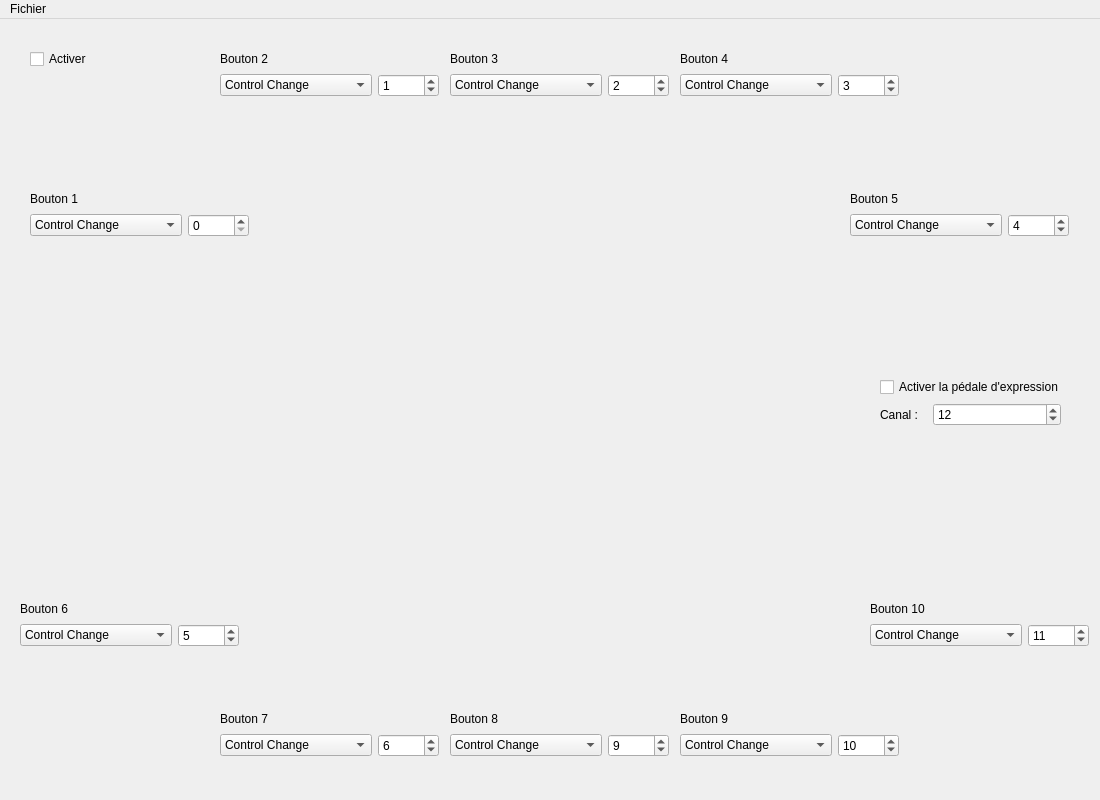
<?xml version="1.0" encoding="UTF-8"?>
<ui version="4.0">
 <class>MainWindow</class>
 <widget class="QMainWindow" name="MainWindow">
  <property name="geometry">
   <rect>
    <x>0</x>
    <y>0</y>
    <width>1100</width>
    <height>800</height>
   </rect>
  </property>
  <property name="windowTitle">
   <string>MainWindow</string>
  </property>
  <widget class="QWidget" name="centralwidget">
   <widget class="QLabel" name="pedalboard_image">
    <property name="geometry">
     <rect>
      <x>150</x>
      <y>90</y>
      <width>800</width>
      <height>590</height>
     </rect>
    </property>
    <property name="text">
     <string/>
    </property>
    <property name="pixmap">
     <pixmap resource="../resources/resources.qrc">:/images/pedalboard.svg</pixmap>
    </property>
    <property name="scaledContents">
     <bool>true</bool>
    </property>
   </widget>
   <widget class="QWidget" name="layoutWidget">
    <property name="geometry">
     <rect>
      <x>880</x>
      <y>357</y>
      <width>181</width>
      <height>51</height>
     </rect>
    </property>
    <layout class="QVBoxLayout" name="expression_pedal_layout_master">
     <property name="spacing">
      <number>5</number>
     </property>
     <item>
      <widget class="QCheckBox" name="checkBox">
       <property name="text">
        <string>Activer la pédale d'expression</string>
       </property>
      </widget>
     </item>
     <item>
      <layout class="QHBoxLayout" name="expresion_pedal_h" stretch="0,0">
       <property name="spacing">
        <number>15</number>
       </property>
       <item>
        <widget class="QLabel" name="channel_label">
         <property name="sizePolicy">
          <sizepolicy hsizetype="Preferred" vsizetype="Preferred">
           <horstretch>0</horstretch>
           <verstretch>0</verstretch>
          </sizepolicy>
         </property>
         <property name="text">
          <string>Canal :</string>
         </property>
        </widget>
       </item>
       <item>
        <widget class="QSpinBox" name="expression_channel">
         <property name="sizePolicy">
          <sizepolicy hsizetype="Minimum" vsizetype="Fixed">
           <horstretch>2</horstretch>
           <verstretch>0</verstretch>
          </sizepolicy>
         </property>
         <property name="maximum">
          <number>32767</number>
         </property>
         <property name="value">
          <number>12</number>
         </property>
        </widget>
       </item>
      </layout>
     </item>
    </layout>
   </widget>
   <widget class="QWidget" name="layoutWidget">
    <property name="geometry">
     <rect>
      <x>30</x>
      <y>170</y>
      <width>219</width>
      <height>48</height>
     </rect>
    </property>
    <layout class="QVBoxLayout" name="button1_layout_master">
     <item>
      <widget class="QLabel" name="button1_label">
       <property name="text">
        <string>Bouton 1</string>
       </property>
      </widget>
     </item>
     <item>
      <layout class="QHBoxLayout" name="button1_layout_h">
       <item>
        <widget class="QComboBox" name="button1_type">
         <property name="sizePolicy">
          <sizepolicy hsizetype="Preferred" vsizetype="Fixed">
           <horstretch>3</horstretch>
           <verstretch>0</verstretch>
          </sizepolicy>
         </property>
         <item>
          <property name="text">
           <string>Control Change</string>
          </property>
         </item>
         <item>
          <property name="text">
           <string>Program Change</string>
          </property>
         </item>
        </widget>
       </item>
       <item>
        <widget class="QSpinBox" name="button1_channel">
         <property name="sizePolicy">
          <sizepolicy hsizetype="Minimum" vsizetype="Fixed">
           <horstretch>1</horstretch>
           <verstretch>0</verstretch>
          </sizepolicy>
         </property>
         <property name="prefix">
          <string/>
         </property>
         <property name="maximum">
          <number>32767</number>
         </property>
        </widget>
       </item>
      </layout>
     </item>
    </layout>
   </widget>
   <widget class="QWidget" name="layoutWidget_2">
    <property name="geometry">
     <rect>
      <x>220</x>
      <y>30</y>
      <width>219</width>
      <height>48</height>
     </rect>
    </property>
    <layout class="QVBoxLayout" name="button2_layout_master">
     <item>
      <widget class="QLabel" name="button2_label">
       <property name="text">
        <string>Bouton 2</string>
       </property>
      </widget>
     </item>
     <item>
      <layout class="QHBoxLayout" name="button2_layout_h">
       <item>
        <widget class="QComboBox" name="button2_type">
         <property name="sizePolicy">
          <sizepolicy hsizetype="Preferred" vsizetype="Fixed">
           <horstretch>3</horstretch>
           <verstretch>0</verstretch>
          </sizepolicy>
         </property>
         <item>
          <property name="text">
           <string>Control Change</string>
          </property>
         </item>
         <item>
          <property name="text">
           <string>Program Change</string>
          </property>
         </item>
        </widget>
       </item>
       <item>
        <widget class="QSpinBox" name="button2_channel">
         <property name="sizePolicy">
          <sizepolicy hsizetype="Minimum" vsizetype="Fixed">
           <horstretch>1</horstretch>
           <verstretch>0</verstretch>
          </sizepolicy>
         </property>
         <property name="prefix">
          <string/>
         </property>
         <property name="maximum">
          <number>32767</number>
         </property>
         <property name="value">
          <number>1</number>
         </property>
        </widget>
       </item>
      </layout>
     </item>
    </layout>
   </widget>
   <widget class="QWidget" name="layoutWidget_3">
    <property name="geometry">
     <rect>
      <x>450</x>
      <y>30</y>
      <width>219</width>
      <height>48</height>
     </rect>
    </property>
    <layout class="QVBoxLayout" name="button3_layout_master">
     <item>
      <widget class="QLabel" name="button3_label">
       <property name="text">
        <string>Bouton 3</string>
       </property>
      </widget>
     </item>
     <item>
      <layout class="QHBoxLayout" name="button3_layout_h">
       <item>
        <widget class="QComboBox" name="button3_type">
         <property name="sizePolicy">
          <sizepolicy hsizetype="Preferred" vsizetype="Fixed">
           <horstretch>3</horstretch>
           <verstretch>0</verstretch>
          </sizepolicy>
         </property>
         <item>
          <property name="text">
           <string>Control Change</string>
          </property>
         </item>
         <item>
          <property name="text">
           <string>Program Change</string>
          </property>
         </item>
        </widget>
       </item>
       <item>
        <widget class="QSpinBox" name="button3_channel">
         <property name="sizePolicy">
          <sizepolicy hsizetype="Minimum" vsizetype="Fixed">
           <horstretch>1</horstretch>
           <verstretch>0</verstretch>
          </sizepolicy>
         </property>
         <property name="prefix">
          <string/>
         </property>
         <property name="maximum">
          <number>32767</number>
         </property>
         <property name="value">
          <number>2</number>
         </property>
        </widget>
       </item>
      </layout>
     </item>
    </layout>
   </widget>
   <widget class="QWidget" name="layoutWidget_4">
    <property name="geometry">
     <rect>
      <x>680</x>
      <y>30</y>
      <width>219</width>
      <height>48</height>
     </rect>
    </property>
    <layout class="QVBoxLayout" name="button4_layout_master">
     <item>
      <widget class="QLabel" name="button4_label">
       <property name="text">
        <string>Bouton 4</string>
       </property>
      </widget>
     </item>
     <item>
      <layout class="QHBoxLayout" name="button4_layout_h">
       <item>
        <widget class="QComboBox" name="button4_type">
         <property name="sizePolicy">
          <sizepolicy hsizetype="Preferred" vsizetype="Fixed">
           <horstretch>3</horstretch>
           <verstretch>0</verstretch>
          </sizepolicy>
         </property>
         <item>
          <property name="text">
           <string>Control Change</string>
          </property>
         </item>
         <item>
          <property name="text">
           <string>Program Change</string>
          </property>
         </item>
        </widget>
       </item>
       <item>
        <widget class="QSpinBox" name="button4_channel">
         <property name="sizePolicy">
          <sizepolicy hsizetype="Minimum" vsizetype="Fixed">
           <horstretch>1</horstretch>
           <verstretch>0</verstretch>
          </sizepolicy>
         </property>
         <property name="prefix">
          <string/>
         </property>
         <property name="maximum">
          <number>32767</number>
         </property>
         <property name="value">
          <number>3</number>
         </property>
        </widget>
       </item>
      </layout>
     </item>
    </layout>
   </widget>
   <widget class="QWidget" name="layoutWidget_5">
    <property name="geometry">
     <rect>
      <x>850</x>
      <y>170</y>
      <width>219</width>
      <height>48</height>
     </rect>
    </property>
    <layout class="QVBoxLayout" name="button5_layout_master">
     <item>
      <widget class="QLabel" name="button5_label">
       <property name="text">
        <string>Bouton 5</string>
       </property>
      </widget>
     </item>
     <item>
      <layout class="QHBoxLayout" name="button5_layout_h">
       <item>
        <widget class="QComboBox" name="button5_type">
         <property name="sizePolicy">
          <sizepolicy hsizetype="Preferred" vsizetype="Fixed">
           <horstretch>3</horstretch>
           <verstretch>0</verstretch>
          </sizepolicy>
         </property>
         <item>
          <property name="text">
           <string>Control Change</string>
          </property>
         </item>
         <item>
          <property name="text">
           <string>Program Change</string>
          </property>
         </item>
        </widget>
       </item>
       <item>
        <widget class="QSpinBox" name="button5_channel">
         <property name="sizePolicy">
          <sizepolicy hsizetype="Minimum" vsizetype="Fixed">
           <horstretch>1</horstretch>
           <verstretch>0</verstretch>
          </sizepolicy>
         </property>
         <property name="prefix">
          <string/>
         </property>
         <property name="maximum">
          <number>32767</number>
         </property>
         <property name="value">
          <number>4</number>
         </property>
        </widget>
       </item>
      </layout>
     </item>
    </layout>
   </widget>
   <widget class="QWidget" name="layoutWidget_6">
    <property name="geometry">
     <rect>
      <x>20</x>
      <y>580</y>
      <width>219</width>
      <height>48</height>
     </rect>
    </property>
    <layout class="QVBoxLayout" name="button6_layout_master">
     <item>
      <widget class="QLabel" name="button6_label">
       <property name="text">
        <string>Bouton 6</string>
       </property>
      </widget>
     </item>
     <item>
      <layout class="QHBoxLayout" name="button6_layout_h">
       <item>
        <widget class="QComboBox" name="button6_type">
         <property name="sizePolicy">
          <sizepolicy hsizetype="Preferred" vsizetype="Fixed">
           <horstretch>3</horstretch>
           <verstretch>0</verstretch>
          </sizepolicy>
         </property>
         <item>
          <property name="text">
           <string>Control Change</string>
          </property>
         </item>
         <item>
          <property name="text">
           <string>Program Change</string>
          </property>
         </item>
        </widget>
       </item>
       <item>
        <widget class="QSpinBox" name="button6_channel">
         <property name="sizePolicy">
          <sizepolicy hsizetype="Minimum" vsizetype="Fixed">
           <horstretch>1</horstretch>
           <verstretch>0</verstretch>
          </sizepolicy>
         </property>
         <property name="prefix">
          <string/>
         </property>
         <property name="maximum">
          <number>32767</number>
         </property>
         <property name="value">
          <number>5</number>
         </property>
        </widget>
       </item>
      </layout>
     </item>
    </layout>
   </widget>
   <widget class="QWidget" name="layoutWidget_7">
    <property name="geometry">
     <rect>
      <x>220</x>
      <y>690</y>
      <width>219</width>
      <height>48</height>
     </rect>
    </property>
    <layout class="QVBoxLayout" name="button7_layout_master">
     <item>
      <widget class="QLabel" name="button7_label">
       <property name="text">
        <string>Bouton 7</string>
       </property>
      </widget>
     </item>
     <item>
      <layout class="QHBoxLayout" name="button7_layout_h">
       <item>
        <widget class="QComboBox" name="button7_type">
         <property name="sizePolicy">
          <sizepolicy hsizetype="Preferred" vsizetype="Fixed">
           <horstretch>3</horstretch>
           <verstretch>0</verstretch>
          </sizepolicy>
         </property>
         <item>
          <property name="text">
           <string>Control Change</string>
          </property>
         </item>
         <item>
          <property name="text">
           <string>Program Change</string>
          </property>
         </item>
        </widget>
       </item>
       <item>
        <widget class="QSpinBox" name="button7_channel">
         <property name="sizePolicy">
          <sizepolicy hsizetype="Minimum" vsizetype="Fixed">
           <horstretch>1</horstretch>
           <verstretch>0</verstretch>
          </sizepolicy>
         </property>
         <property name="prefix">
          <string/>
         </property>
         <property name="maximum">
          <number>32767</number>
         </property>
         <property name="value">
          <number>6</number>
         </property>
        </widget>
       </item>
      </layout>
     </item>
    </layout>
   </widget>
   <widget class="QWidget" name="layoutWidget_8">
    <property name="geometry">
     <rect>
      <x>450</x>
      <y>690</y>
      <width>219</width>
      <height>48</height>
     </rect>
    </property>
    <layout class="QVBoxLayout" name="button8_layout_master">
     <item>
      <widget class="QLabel" name="button8_label">
       <property name="text">
        <string>Bouton 8</string>
       </property>
      </widget>
     </item>
     <item>
      <layout class="QHBoxLayout" name="button8_layout_h">
       <item>
        <widget class="QComboBox" name="button8_type">
         <property name="sizePolicy">
          <sizepolicy hsizetype="Preferred" vsizetype="Fixed">
           <horstretch>3</horstretch>
           <verstretch>0</verstretch>
          </sizepolicy>
         </property>
         <item>
          <property name="text">
           <string>Control Change</string>
          </property>
         </item>
         <item>
          <property name="text">
           <string>Program Change</string>
          </property>
         </item>
        </widget>
       </item>
       <item>
        <widget class="QSpinBox" name="button8_channel">
         <property name="sizePolicy">
          <sizepolicy hsizetype="Minimum" vsizetype="Fixed">
           <horstretch>1</horstretch>
           <verstretch>0</verstretch>
          </sizepolicy>
         </property>
         <property name="prefix">
          <string/>
         </property>
         <property name="maximum">
          <number>32767</number>
         </property>
         <property name="value">
          <number>9</number>
         </property>
        </widget>
       </item>
      </layout>
     </item>
    </layout>
   </widget>
   <widget class="QWidget" name="layoutWidget_9">
    <property name="geometry">
     <rect>
      <x>680</x>
      <y>690</y>
      <width>219</width>
      <height>48</height>
     </rect>
    </property>
    <layout class="QVBoxLayout" name="button9_layout_master">
     <item>
      <widget class="QLabel" name="button9_label">
       <property name="text">
        <string>Bouton 9</string>
       </property>
      </widget>
     </item>
     <item>
      <layout class="QHBoxLayout" name="button9_layout_h">
       <item>
        <widget class="QComboBox" name="button9_type">
         <property name="sizePolicy">
          <sizepolicy hsizetype="Preferred" vsizetype="Fixed">
           <horstretch>3</horstretch>
           <verstretch>0</verstretch>
          </sizepolicy>
         </property>
         <item>
          <property name="text">
           <string>Control Change</string>
          </property>
         </item>
         <item>
          <property name="text">
           <string>Program Change</string>
          </property>
         </item>
        </widget>
       </item>
       <item>
        <widget class="QSpinBox" name="button9_channel">
         <property name="sizePolicy">
          <sizepolicy hsizetype="Minimum" vsizetype="Fixed">
           <horstretch>1</horstretch>
           <verstretch>0</verstretch>
          </sizepolicy>
         </property>
         <property name="prefix">
          <string/>
         </property>
         <property name="maximum">
          <number>32767</number>
         </property>
         <property name="value">
          <number>10</number>
         </property>
        </widget>
       </item>
      </layout>
     </item>
    </layout>
   </widget>
   <widget class="QWidget" name="layoutWidget_10">
    <property name="geometry">
     <rect>
      <x>870</x>
      <y>580</y>
      <width>219</width>
      <height>48</height>
     </rect>
    </property>
    <layout class="QVBoxLayout" name="button10_layout_master">
     <item>
      <widget class="QLabel" name="button10_label">
       <property name="text">
        <string>Bouton 10</string>
       </property>
      </widget>
     </item>
     <item>
      <layout class="QHBoxLayout" name="button10_layout_h">
       <item>
        <widget class="QComboBox" name="button10_type">
         <property name="sizePolicy">
          <sizepolicy hsizetype="Preferred" vsizetype="Fixed">
           <horstretch>3</horstretch>
           <verstretch>0</verstretch>
          </sizepolicy>
         </property>
         <item>
          <property name="text">
           <string>Control Change</string>
          </property>
         </item>
         <item>
          <property name="text">
           <string>Program Change</string>
          </property>
         </item>
        </widget>
       </item>
       <item>
        <widget class="QSpinBox" name="button10_channel">
         <property name="sizePolicy">
          <sizepolicy hsizetype="Minimum" vsizetype="Fixed">
           <horstretch>1</horstretch>
           <verstretch>0</verstretch>
          </sizepolicy>
         </property>
         <property name="prefix">
          <string/>
         </property>
         <property name="maximum">
          <number>32767</number>
         </property>
         <property name="value">
          <number>11</number>
         </property>
        </widget>
       </item>
      </layout>
     </item>
    </layout>
   </widget>
   <widget class="QLabel" name="button1_state">
    <property name="geometry">
     <rect>
      <x>327</x>
      <y>260</y>
      <width>20</width>
      <height>20</height>
     </rect>
    </property>
    <property name="text">
     <string/>
    </property>
    <property name="pixmap">
     <pixmap resource="../resources/resources.qrc">:/images/enabled_dot.svg</pixmap>
    </property>
    <property name="scaledContents">
     <bool>true</bool>
    </property>
   </widget>
   <widget class="QLabel" name="button2_state">
    <property name="geometry">
     <rect>
      <x>433</x>
      <y>260</y>
      <width>20</width>
      <height>20</height>
     </rect>
    </property>
    <property name="text">
     <string/>
    </property>
    <property name="pixmap">
     <pixmap resource="../resources/resources.qrc">:/images/enabled_dot.svg</pixmap>
    </property>
    <property name="scaledContents">
     <bool>true</bool>
    </property>
   </widget>
   <widget class="QLabel" name="button3_state">
    <property name="geometry">
     <rect>
      <x>540</x>
      <y>260</y>
      <width>20</width>
      <height>20</height>
     </rect>
    </property>
    <property name="text">
     <string/>
    </property>
    <property name="pixmap">
     <pixmap resource="../resources/resources.qrc">:/images/enabled_dot.svg</pixmap>
    </property>
    <property name="scaledContents">
     <bool>true</bool>
    </property>
   </widget>
   <widget class="QLabel" name="button4_state">
    <property name="geometry">
     <rect>
      <x>646</x>
      <y>260</y>
      <width>20</width>
      <height>20</height>
     </rect>
    </property>
    <property name="text">
     <string/>
    </property>
    <property name="pixmap">
     <pixmap resource="../resources/resources.qrc">:/images/enabled_dot.svg</pixmap>
    </property>
    <property name="scaledContents">
     <bool>true</bool>
    </property>
   </widget>
   <widget class="QLabel" name="button5_state">
    <property name="geometry">
     <rect>
      <x>753</x>
      <y>260</y>
      <width>20</width>
      <height>20</height>
     </rect>
    </property>
    <property name="text">
     <string/>
    </property>
    <property name="pixmap">
     <pixmap resource="../resources/resources.qrc">:/images/enabled_dot.svg</pixmap>
    </property>
    <property name="scaledContents">
     <bool>true</bool>
    </property>
   </widget>
   <widget class="QLabel" name="button6_state">
    <property name="geometry">
     <rect>
      <x>327</x>
      <y>422</y>
      <width>20</width>
      <height>20</height>
     </rect>
    </property>
    <property name="text">
     <string/>
    </property>
    <property name="pixmap">
     <pixmap resource="../resources/resources.qrc">:/images/enabled_dot.svg</pixmap>
    </property>
    <property name="scaledContents">
     <bool>true</bool>
    </property>
   </widget>
   <widget class="QLabel" name="button7_state">
    <property name="geometry">
     <rect>
      <x>434</x>
      <y>422</y>
      <width>20</width>
      <height>20</height>
     </rect>
    </property>
    <property name="text">
     <string/>
    </property>
    <property name="pixmap">
     <pixmap resource="../resources/resources.qrc">:/images/enabled_dot.svg</pixmap>
    </property>
    <property name="scaledContents">
     <bool>true</bool>
    </property>
   </widget>
   <widget class="QLabel" name="button8_state">
    <property name="geometry">
     <rect>
      <x>540</x>
      <y>422</y>
      <width>20</width>
      <height>20</height>
     </rect>
    </property>
    <property name="text">
     <string/>
    </property>
    <property name="pixmap">
     <pixmap resource="../resources/resources.qrc">:/images/enabled_dot.svg</pixmap>
    </property>
    <property name="scaledContents">
     <bool>true</bool>
    </property>
   </widget>
   <widget class="QLabel" name="button9_state">
    <property name="geometry">
     <rect>
      <x>647</x>
      <y>422</y>
      <width>20</width>
      <height>20</height>
     </rect>
    </property>
    <property name="text">
     <string/>
    </property>
    <property name="pixmap">
     <pixmap resource="../resources/resources.qrc">:/images/enabled_dot.svg</pixmap>
    </property>
    <property name="scaledContents">
     <bool>true</bool>
    </property>
   </widget>
   <widget class="QLabel" name="button10_state">
    <property name="geometry">
     <rect>
      <x>753</x>
      <y>421</y>
      <width>20</width>
      <height>20</height>
     </rect>
    </property>
    <property name="text">
     <string/>
    </property>
    <property name="pixmap">
     <pixmap resource="../resources/resources.qrc">:/images/enabled_dot.svg</pixmap>
    </property>
    <property name="scaledContents">
     <bool>true</bool>
    </property>
   </widget>
   <widget class="QCheckBox" name="serial_port_enabled">
    <property name="enabled">
     <bool>true</bool>
    </property>
    <property name="geometry">
     <rect>
      <x>30</x>
      <y>30</y>
      <width>76</width>
      <height>20</height>
     </rect>
    </property>
    <property name="text">
     <string>Activer</string>
    </property>
   </widget>
  </widget>
  <widget class="QMenuBar" name="menubar">
   <property name="geometry">
    <rect>
     <x>0</x>
     <y>0</y>
     <width>1100</width>
     <height>22</height>
    </rect>
   </property>
   <widget class="QMenu" name="menu_file">
    <property name="title">
     <string>Fichier</string>
    </property>
    <addaction name="action_open_preset"/>
    <addaction name="action_save"/>
    <addaction name="action_save_as"/>
    <addaction name="action_presets_list"/>
    <addaction name="separator"/>
    <addaction name="action_settings"/>
    <addaction name="action_quit"/>
   </widget>
   <addaction name="menu_file"/>
  </widget>
  <action name="action_open_preset">
   <property name="text">
    <string>Ouvrir un preset</string>
   </property>
  </action>
  <action name="action_save">
   <property name="text">
    <string>Sauvegarder le preset</string>
   </property>
  </action>
  <action name="action_save_as">
   <property name="text">
    <string>Sauvegarder le preset sous</string>
   </property>
  </action>
  <action name="action_presets_list">
   <property name="text">
    <string>Presets</string>
   </property>
  </action>
  <action name="action_quit">
   <property name="text">
    <string>Quitter</string>
   </property>
  </action>
  <action name="action_settings">
   <property name="text">
    <string>Paramètres</string>
   </property>
  </action>
 </widget>
 <resources>
  <include location="../resources/resources.qrc"/>
  <include location="../resources/resources.qrc"/>
 </resources>
 <connections/>
</ui>
